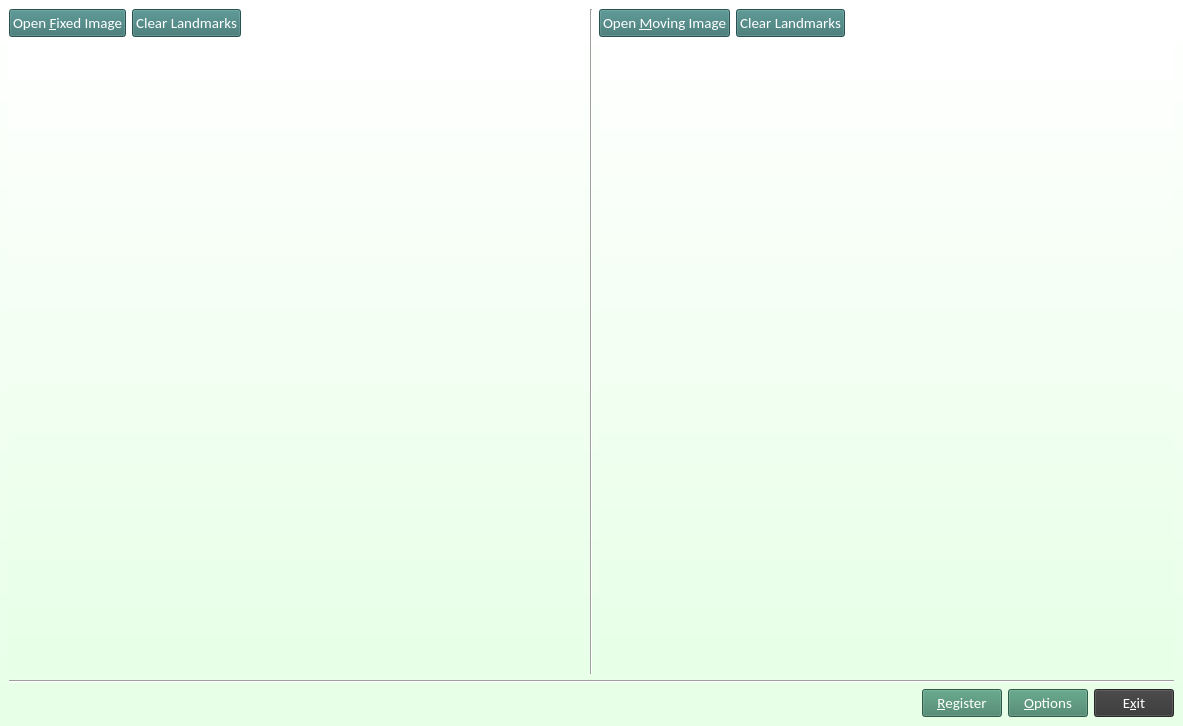
<?xml version="1.0" encoding="UTF-8"?>
<ui version="4.0">
 <class>ProstalignTPS</class>
 <widget class="QMainWindow" name="ProstalignTPS">
  <property name="geometry">
   <rect>
    <x>0</x>
    <y>0</y>
    <width>1183</width>
    <height>726</height>
   </rect>
  </property>
  <property name="windowTitle">
   <string>Prostalign</string>
  </property>
  <property name="styleSheet">
   <string notr="true"/>
  </property>
  <property name="unifiedTitleAndToolBarOnMac">
   <bool>false</bool>
  </property>
  <widget class="QWidget" name="centralWidget">
   <property name="styleSheet">
    <string notr="true">background-color: qlineargradient(spread:pad, x1:0, y1:0, x2:0, y2:1, stop:0 rgba(255, 255, 255, 255), stop:1 rgba(230, 255, 230, 255));</string>
   </property>
   <layout class="QVBoxLayout" name="verticalLayout">
    <item>
     <layout class="QHBoxLayout" name="horizontalLayout" stretch="0,0,0">
      <item>
       <layout class="QVBoxLayout" name="verticalLayout_2">
        <item>
         <layout class="QHBoxLayout" name="horizontalLayout_6">
          <item>
           <widget class="QPushButton" name="m_OpenFixedImageButton">
            <property name="font">
             <font>
              <family>Calibri</family>
              <pointsize>11</pointsize>
             </font>
            </property>
            <property name="styleSheet">
             <string notr="true">background-color: rgb(56, 115, 113);
color: rgb(255, 255, 255);</string>
            </property>
            <property name="text">
             <string>Open &amp;Fixed Image</string>
            </property>
           </widget>
          </item>
          <item>
           <widget class="QPushButton" name="m_ResetFixedImageButton">
            <property name="font">
             <font>
              <family>Calibri</family>
              <pointsize>11</pointsize>
             </font>
            </property>
            <property name="styleSheet">
             <string notr="true">background-color: rgb(56, 115, 113);
color: rgb(255, 255, 255);</string>
            </property>
            <property name="text">
             <string>Clear Landmarks</string>
            </property>
           </widget>
          </item>
          <item>
           <spacer name="horizontalSpacer_2">
            <property name="orientation">
             <enum>Qt::Horizontal</enum>
            </property>
            <property name="sizeHint" stdset="0">
             <size>
              <width>40</width>
              <height>20</height>
             </size>
            </property>
           </spacer>
          </item>
         </layout>
        </item>
        <item>
         <widget class="QVTKWidget" name="m_FixedImageWidget" native="true">
          <property name="sizePolicy">
           <sizepolicy hsizetype="Preferred" vsizetype="Expanding">
            <horstretch>0</horstretch>
            <verstretch>0</verstretch>
           </sizepolicy>
          </property>
          <property name="cursor">
           <cursorShape>CrossCursor</cursorShape>
          </property>
          <property name="focusPolicy">
           <enum>Qt::StrongFocus</enum>
          </property>
          <property name="styleSheet">
           <string notr="true">border-color: rgb(85, 255, 127);</string>
          </property>
         </widget>
        </item>
       </layout>
      </item>
      <item>
       <widget class="Line" name="line_3">
        <property name="orientation">
         <enum>Qt::Vertical</enum>
        </property>
       </widget>
      </item>
      <item>
       <layout class="QVBoxLayout" name="verticalLayout_3">
        <item>
         <layout class="QHBoxLayout" name="horizontalLayout_7">
          <item>
           <widget class="QPushButton" name="m_OpenMovingImageButton">
            <property name="font">
             <font>
              <family>Calibri</family>
              <pointsize>11</pointsize>
             </font>
            </property>
            <property name="styleSheet">
             <string notr="true">background-color: rgb(56, 115, 113);
color: rgb(255, 255, 255);</string>
            </property>
            <property name="text">
             <string>Open &amp;Moving Image</string>
            </property>
           </widget>
          </item>
          <item>
           <widget class="QPushButton" name="m_ResetMovingImageButton">
            <property name="font">
             <font>
              <family>Calibri</family>
              <pointsize>11</pointsize>
             </font>
            </property>
            <property name="styleSheet">
             <string notr="true">background-color: rgb(56, 115, 113);
color: rgb(255, 255, 255);</string>
            </property>
            <property name="text">
             <string>Clear Landmarks</string>
            </property>
           </widget>
          </item>
          <item>
           <spacer name="horizontalSpacer_3">
            <property name="orientation">
             <enum>Qt::Horizontal</enum>
            </property>
            <property name="sizeHint" stdset="0">
             <size>
              <width>40</width>
              <height>20</height>
             </size>
            </property>
           </spacer>
          </item>
         </layout>
        </item>
        <item>
         <widget class="QVTKWidget" name="m_MovingImageWidget" native="true">
          <property name="sizePolicy">
           <sizepolicy hsizetype="Preferred" vsizetype="Expanding">
            <horstretch>0</horstretch>
            <verstretch>0</verstretch>
           </sizepolicy>
          </property>
          <property name="cursor">
           <cursorShape>CrossCursor</cursorShape>
          </property>
          <property name="focusPolicy">
           <enum>Qt::StrongFocus</enum>
          </property>
         </widget>
        </item>
       </layout>
      </item>
     </layout>
    </item>
    <item>
     <widget class="Line" name="line">
      <property name="orientation">
       <enum>Qt::Horizontal</enum>
      </property>
     </widget>
    </item>
    <item>
     <layout class="QHBoxLayout" name="horizontalLayout_4">
      <item>
       <spacer name="horizontalSpacer">
        <property name="orientation">
         <enum>Qt::Horizontal</enum>
        </property>
        <property name="sizeType">
         <enum>QSizePolicy::Expanding</enum>
        </property>
        <property name="sizeHint" stdset="0">
         <size>
          <width>40</width>
          <height>20</height>
         </size>
        </property>
       </spacer>
      </item>
      <item>
       <widget class="QPushButton" name="m_RegisterButton">
        <property name="font">
         <font>
          <family>Calibri</family>
          <pointsize>11</pointsize>
         </font>
        </property>
        <property name="styleSheet">
         <string notr="true">background-color: rgb(63, 127, 101);
color: rgb(255, 255, 255)</string>
        </property>
        <property name="text">
         <string>&amp;Register</string>
        </property>
       </widget>
      </item>
      <item>
       <widget class="QPushButton" name="m_OptionsButton">
        <property name="font">
         <font>
          <family>Calibri</family>
          <pointsize>11</pointsize>
         </font>
        </property>
        <property name="styleSheet">
         <string notr="true">background-color: rgb(63, 127, 101);
color: rgb(255, 255, 255);</string>
        </property>
        <property name="text">
         <string>&amp;Options</string>
        </property>
       </widget>
      </item>
      <item>
       <widget class="QPushButton" name="m_ExitButton">
        <property name="font">
         <font>
          <family>Calibri</family>
          <pointsize>11</pointsize>
         </font>
        </property>
        <property name="styleSheet">
         <string notr="true">background-color: rgb(53, 53, 53);
color: rgb(255, 255, 255);</string>
        </property>
        <property name="text">
         <string>E&amp;xit</string>
        </property>
       </widget>
      </item>
     </layout>
    </item>
   </layout>
  </widget>
  <action name="actionOpenFile">
   <property name="enabled">
    <bool>true</bool>
   </property>
   <property name="text">
    <string>Open File...</string>
   </property>
  </action>
  <action name="actionExit">
   <property name="text">
    <string>Exit</string>
   </property>
  </action>
  <action name="actionPrint">
   <property name="text">
    <string>Print</string>
   </property>
  </action>
  <action name="actionHelp">
   <property name="text">
    <string>Help</string>
   </property>
  </action>
  <action name="actionSave">
   <property name="text">
    <string>Save</string>
   </property>
  </action>
  <action name="actionOpen_Fixed">
   <property name="text">
    <string>Open &amp;Fixed...</string>
   </property>
  </action>
  <action name="actionOpen_Moving">
   <property name="text">
    <string>Open Moving...</string>
   </property>
  </action>
  <action name="actionExit_2">
   <property name="text">
    <string>E&amp;xit</string>
   </property>
   <property name="menuRole">
    <enum>QAction::QuitRole</enum>
   </property>
  </action>
 </widget>
 <customwidgets>
  <customwidget>
   <class>QVTKWidget</class>
   <extends>QWidget</extends>
   <header>QVTKWidget.h</header>
  </customwidget>
 </customwidgets>
 <resources/>
 <connections>
  <connection>
   <sender>m_OpenFixedImageButton</sender>
   <signal>clicked()</signal>
   <receiver>ProstalignTPS</receiver>
   <slot>SlotOpenFixedImage()</slot>
   <hints>
    <hint type="sourcelabel">
     <x>45</x>
     <y>29</y>
    </hint>
    <hint type="destinationlabel">
     <x>73</x>
     <y>53</y>
    </hint>
   </hints>
  </connection>
  <connection>
   <sender>m_ResetFixedImageButton</sender>
   <signal>clicked()</signal>
   <receiver>ProstalignTPS</receiver>
   <slot>SlotResetFixedImage()</slot>
   <hints>
    <hint type="sourcelabel">
     <x>164</x>
     <y>31</y>
    </hint>
    <hint type="destinationlabel">
     <x>211</x>
     <y>54</y>
    </hint>
   </hints>
  </connection>
  <connection>
   <sender>m_OpenMovingImageButton</sender>
   <signal>clicked()</signal>
   <receiver>ProstalignTPS</receiver>
   <slot>SlotOpenMovingImage()</slot>
   <hints>
    <hint type="sourcelabel">
     <x>654</x>
     <y>27</y>
    </hint>
    <hint type="destinationlabel">
     <x>669</x>
     <y>56</y>
    </hint>
   </hints>
  </connection>
  <connection>
   <sender>m_ResetMovingImageButton</sender>
   <signal>clicked()</signal>
   <receiver>ProstalignTPS</receiver>
   <slot>SlotResetMovingImage()</slot>
   <hints>
    <hint type="sourcelabel">
     <x>734</x>
     <y>29</y>
    </hint>
    <hint type="destinationlabel">
     <x>805</x>
     <y>51</y>
    </hint>
   </hints>
  </connection>
  <connection>
   <sender>m_OptionsButton</sender>
   <signal>clicked()</signal>
   <receiver>ProstalignTPS</receiver>
   <slot>SlotOptions()</slot>
   <hints>
    <hint type="sourcelabel">
     <x>423</x>
     <y>695</y>
    </hint>
    <hint type="destinationlabel">
     <x>479</x>
     <y>672</y>
    </hint>
   </hints>
  </connection>
  <connection>
   <sender>m_RegisterButton</sender>
   <signal>clicked()</signal>
   <receiver>ProstalignTPS</receiver>
   <slot>SlotRegister()</slot>
   <hints>
    <hint type="sourcelabel">
     <x>519</x>
     <y>689</y>
    </hint>
    <hint type="destinationlabel">
     <x>595</x>
     <y>653</y>
    </hint>
   </hints>
  </connection>
  <connection>
   <sender>m_ExitButton</sender>
   <signal>clicked()</signal>
   <receiver>ProstalignTPS</receiver>
   <slot>SlotExit()</slot>
   <hints>
    <hint type="sourcelabel">
     <x>600</x>
     <y>690</y>
    </hint>
    <hint type="destinationlabel">
     <x>641</x>
     <y>671</y>
    </hint>
   </hints>
  </connection>
 </connections>
 <slots>
  <slot>SlotOpenFixedImage()</slot>
  <slot>SlotOpenMovingImage()</slot>
  <slot>SlotExit()</slot>
  <slot>SlotRegister()</slot>
  <slot>SlotResetFixedImage()</slot>
  <slot>SlotResetMovingImage()</slot>
  <slot>SlotOptions()</slot>
 </slots>
</ui>
